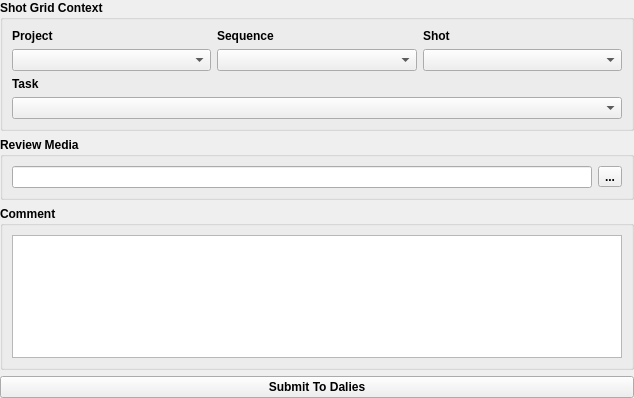
<?xml version="1.0" encoding="UTF-8"?>
<ui version="4.0">
 <class>Form</class>
 <widget class="QWidget" name="Form">
  <property name="geometry">
   <rect>
    <x>0</x>
    <y>0</y>
    <width>634</width>
    <height>398</height>
   </rect>
  </property>
  <property name="font">
   <font>
    <weight>75</weight>
    <bold>true</bold>
   </font>
  </property>
  <property name="windowTitle">
   <string>Shotgrid Submit 2 Dailies</string>
  </property>
  <layout class="QVBoxLayout" name="verticalLayout_2">
   <property name="leftMargin">
    <number>0</number>
   </property>
   <property name="topMargin">
    <number>0</number>
   </property>
   <property name="rightMargin">
    <number>0</number>
   </property>
   <property name="bottomMargin">
    <number>0</number>
   </property>
   <item>
    <widget class="QGroupBox" name="groupBox">
     <property name="title">
      <string>Shot Grid Context</string>
     </property>
     <layout class="QVBoxLayout" name="verticalLayout_6">
      <item>
       <layout class="QHBoxLayout" name="horizontalLayout">
        <item>
         <layout class="QVBoxLayout" name="verticalLayout">
          <item>
           <widget class="QLabel" name="label">
            <property name="sizePolicy">
             <sizepolicy hsizetype="Preferred" vsizetype="Maximum">
              <horstretch>0</horstretch>
              <verstretch>0</verstretch>
             </sizepolicy>
            </property>
            <property name="text">
             <string>Project</string>
            </property>
           </widget>
          </item>
          <item>
           <widget class="QComboBox" name="PrjComboBox"/>
          </item>
         </layout>
        </item>
        <item>
         <layout class="QVBoxLayout" name="verticalLayout_3">
          <item>
           <widget class="QLabel" name="label_2">
            <property name="sizePolicy">
             <sizepolicy hsizetype="Preferred" vsizetype="Maximum">
              <horstretch>0</horstretch>
              <verstretch>0</verstretch>
             </sizepolicy>
            </property>
            <property name="text">
             <string>Sequence</string>
            </property>
           </widget>
          </item>
          <item>
           <widget class="QComboBox" name="SeqComboBox"/>
          </item>
         </layout>
        </item>
        <item>
         <layout class="QVBoxLayout" name="verticalLayout_4">
          <item>
           <widget class="QLabel" name="label_3">
            <property name="sizePolicy">
             <sizepolicy hsizetype="Preferred" vsizetype="Maximum">
              <horstretch>0</horstretch>
              <verstretch>0</verstretch>
             </sizepolicy>
            </property>
            <property name="text">
             <string>Shot</string>
            </property>
           </widget>
          </item>
          <item>
           <widget class="QComboBox" name="shotComboBox">
            <property name="sizePolicy">
             <sizepolicy hsizetype="Preferred" vsizetype="Maximum">
              <horstretch>0</horstretch>
              <verstretch>0</verstretch>
             </sizepolicy>
            </property>
           </widget>
          </item>
         </layout>
        </item>
       </layout>
      </item>
      <item>
       <layout class="QVBoxLayout" name="verticalLayout_5">
        <item>
         <widget class="QLabel" name="label_4">
          <property name="text">
           <string>Task</string>
          </property>
         </widget>
        </item>
        <item>
         <widget class="QComboBox" name="comboBox_4"/>
        </item>
       </layout>
      </item>
     </layout>
    </widget>
   </item>
   <item>
    <widget class="QGroupBox" name="groupBox_2">
     <property name="title">
      <string>Review Media</string>
     </property>
     <layout class="QHBoxLayout" name="horizontalLayout_2">
      <item>
       <widget class="QLineEdit" name="lineEdit"/>
      </item>
      <item>
       <widget class="QToolButton" name="toolButton">
        <property name="text">
         <string>...</string>
        </property>
       </widget>
      </item>
     </layout>
    </widget>
   </item>
   <item>
    <widget class="QGroupBox" name="groupBox_3">
     <property name="title">
      <string>Comment</string>
     </property>
     <layout class="QVBoxLayout" name="verticalLayout_7">
      <item>
       <widget class="QPlainTextEdit" name="plainTextEdit"/>
      </item>
     </layout>
    </widget>
   </item>
   <item>
    <widget class="QPushButton" name="pushButton">
     <property name="text">
      <string>Submit To Dalies</string>
     </property>
    </widget>
   </item>
  </layout>
 </widget>
 <tabstops>
  <tabstop>PrjComboBox</tabstop>
  <tabstop>SeqComboBox</tabstop>
  <tabstop>shotComboBox</tabstop>
  <tabstop>comboBox_4</tabstop>
  <tabstop>lineEdit</tabstop>
  <tabstop>toolButton</tabstop>
  <tabstop>plainTextEdit</tabstop>
  <tabstop>pushButton</tabstop>
 </tabstops>
 <resources/>
 <connections/>
</ui>
